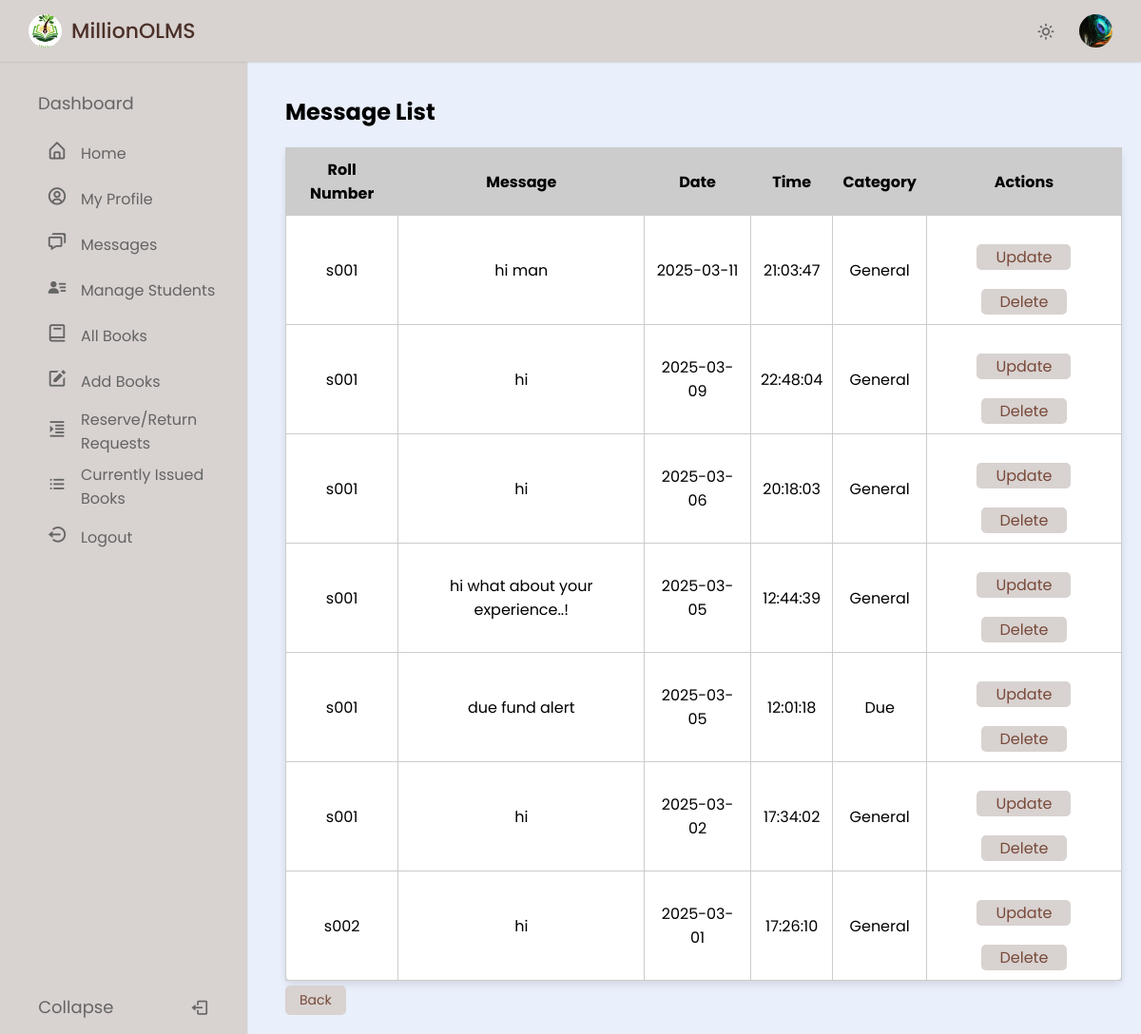
/admin/message_list.php (signed in), run on the app's committed database.
### tables this page shows
CREATE TABLE `user` (
  `RollNo` varchar(50) NOT NULL,
  `Name` varchar(250) DEFAULT NULL,
  `Type` varchar(20) DEFAULT NULL,
  `EmailId` varchar(250) DEFAULT NULL,
  `MobNo` bigint DEFAULT NULL,
  `Password` varchar(250) DEFAULT NULL,
  `ProfilePicture` varchar(255) DEFAULT NULL
);

CREATE TABLE `message` (
  `Message_id` int NOT NULL,
  `Sender` varchar(50) NOT NULL,
  `Receiver` varchar(50) NOT NULL,
  `RollNo` varchar(50) DEFAULT NULL,
  `Message` varchar(250) DEFAULT NULL,
  `Date` date DEFAULT NULL,
  `Time` time DEFAULT NULL,
  `Category` enum('general','due') NOT NULL
);

### admin/message_list.php (the view, shortened to what this page needs)
<?php
require('dbconn.php');
if ($_SESSION['RollNo']) {
  $rollno = $_SESSION['RollNo'];
  $userQuery = "SELECT * FROM olms.user WHERE RollNo=?";
  $userStmt = $conn->prepare($userQuery);
  $userStmt->bind_param("s", $rollno);
  $userStmt->execute();
  $userResult = $userStmt->get_result();
  if ($userResult && $userResult->num_rows > 0) {
    $userRow = $userResult->fetch_assoc();
    $ProfilePicture = !empty($userRow['ProfilePicture']) ? $userRow['ProfilePicture'] : 'images/profile.jpg';
  } else {
    $ProfilePicture = 'images/profile.jpg';
  }
  ?>
  <!DOCTYPE html>
  <html lang="en">
  <head>
    <link href="https://unpkg.com/boxicons@2.1.4/css/boxicons.min.css" rel="stylesheet" />
    <link rel="stylesheet" href="style.css" />
  </head>
  <body>
    <nav class="navbar">
      <div class="logo_item">
        <img src="images/logo.jpg" alt=""></i>MillionOLMS
      </div>
      <div class="navbar_content">
        <i class='bx bx-sun' id="darkLight"></i>
        <img src="<?php echo ($ProfilePicture); ?>" alt="Profile Picture" class="profile"  id="profilePic" />
    </nav>
    <nav class="sidebar">
      <div class="menu_content">
        <ul class="menu_items">
          <div class="menu_title menu_dahsboard"></div>
          <li class="item">
            <a href="home.php" class="nav_link submenu_item">
              <span class="navlink_icon">
                <i class="bx bx-home-alt"></i>
              </span>
              <span class="navlink">Home</span>
            </a>
          </li>
          <li class="item">
            <a href="profile.php" class="nav_link submenu_item">
              <span class="navlink_icon">
                <i class='bx bx-user-circle'></i>
              </span>
              <span class="navlink">My Profile</span>
            </a>
          </li>
          <li class="item">
            <a href="message.php" class="nav_link submenu_item">
              <span class="navlink_icon">
                <i class='bx bx-chat'></i>
              </span>
              <span class="navlink">Messages</span>
            </a>
          </li>
          <li class="item">
            <a href="admin_manageStud.php" class="nav_link submenu_item">
              <span class="navlink_icon">
                <i class='bx bxs-user-detail'></i>
              </span>
              <span class="navlink">Manage Students</span>
            </a>
          </li>
          <li class="item">
            <a href="admin_allBooks.php" class="nav_link submenu_item">
              <span class="navlink_icon">
                <i class='bx bx-book'></i>
              </span>
              <span class="navlink">All Books</span>
            </a>
          </li>
          <li class="item">
            <a href="addBook.php" class="nav_link submenu_item">
              <span class="navlink_icon">
                <i class='bx bxs-edit'></i>
              </span>
              <span class="navlink">Add Books</span>
            </a>
          </li>
          <li class="item">
            <a href="requests.php" class="nav_link submenu_item">
              <span class="navlink_icon">
                <i class='bx bx-right-indent'></i>
              </span>
              <span class="navlink">Reserve/Return<br>Requests</span>
            </a>
          </li>
          <li class="item">
            <a href="currently_issued.php" class="nav_link submenu_item">
              <span class="navlink_icon">
                <i class='bx bx-list-ul'></i>
              </span>
              <span class="navlink">Currently Issued<br>Books</span>
            </a>
          </li>
          <li class="item">
            <a href="logout.php" class="nav_link submenu_item">
              <span class="navlink_icon">
                <i class='bx bx-log-out-circle'></i>
              </span>
              <span class="navlink">Logout</span>
            </a>
          </li>
        </ul>
        <div class="bottom_content">
          <div class="bottom expand_sidebar">
            <span> Expand</span>
          </div>
          <div class="bottom collapse_sidebar">
            <span> Collapse</span>
            <i class='bx bx-log-out'></i>
          </div>
        </div>
      </div>
    </nav>
    <div class="main-content">
      <h2>Message List</h2>
      <table border="1">
        <thead>
          <tr>
            <th>Roll Number</th>
            <th>Message</th>
            <th>Date</th>
            <th>Time</th>
            <th>Category</th>
            <th>Actions</th>
          </tr>
        </thead>
        <tbody>
          <?php
          $sql = "SELECT * FROM message ORDER BY Date DESC, Time DESC";
          $result = $conn->query($sql);
          if ($result->num_rows > 0) {
            while ($row = $result->fetch_assoc()) {
              $categoryClass = ($row['Category'] === 'due') ? 'due-message' : 'general-message';
              echo "<tr>
                            <td>{$row['Receiver']}</td>
                            <td id='message_{$row['Message_id']}'>{$row['Message']}</td>
                            <td>{$row['Date']}</td>
                            <td>{$row['Time']}</td>
                            <td class='{$categoryClass}'>" . ucfirst($row['Category']) . "</td>
                            <td>
                                <button class='edit-btn' onclick='editMessage({$row['Message_id']})'>Update</button>
                                <a href='message_list.php?delete={$row['Message_id']}' onclick='return confirm(\"Are you sure you want to delete this message?\")'>
                                    <button class='delete-btn'>Delete</button>
                                </a>
                            </td>
                          </tr>";
            }
          } else {
            echo "<tr><td colspan='5'>No messages found.</td></tr>";
          }
          ?>
        </tbody>
      </table>
      <a href="message.php" class="table_btn">Back</a>
    </div>
  </body>
  </html>
  <?php
} else {
  echo "<script>alert('Access Denied!!!'); window.location.href='index.php';</script>";
}
?>

### admin/style.css (style rules this page uses)
* { margin: 0; padding: 0; box-sizing: border-box; font-family: "Poppins", sans-serif; }
:root { --light-brown-color: #D8D2D0; --dark-brown-color: #4b3028; --grey-color: #656464; --light-grey-color: #aaa; }
body { background-color: #E9EFFB; transition: all 0.5s ease; }
.navbar { position: fixed; top: 0; width: 100%; left: 0; background-color: var(--light-brown-color); display: flex; align-items: center; justify-content: space-between; padding: 15px 30px; z-index: 1000; box-shadow: 0 0 2px var(--light-grey-color); }
.logo_item { display: flex; align-items: center; column-gap: 10px; font-size: 22px; font-weight: 500; color: var(--dark-brown-color); }
.navbar img { width: 35px; height: 35px; object-fit: cover; border-radius: 50%; }
.navbar_content { display: flex; align-items: center; column-gap: 25px; }
.navbar_content i { cursor: pointer; font-size: 20px; color: var(--grey-color); }
.sidebar { background-color: var(--light-brown-color); width: 260px; position: fixed; top: 0; left: 0; height: 100%; padding: 80px 20px; z-index: 100; overflow-y: scroll; box-shadow: 0 0 1px var(--light-grey-color); transition: all 0.5s ease; }
.menu_content { position: relative; }
.menu_title { margin: 15px 0; padding: 0 20px; font-size: 18px; }
.menu_title::before { color: var(--grey-color); white-space: nowrap; }
.menu_dahsboard::before { content: "Dashboard"; }
.menu_items { padding: 0; list-style: none; }
.navlink_icon { position: relative; font-size: 22px; min-width: 50px; line-height: 40px; display: inline-block; text-align: center; border-radius: 6px; }
.navlink_icon::before { content: ""; position: absolute; height: 100%; width: calc(100% + 100px); left: -20px; }
.sidebar .nav_link { display: flex; align-items: center; width: 100%; padding: 4px 15px; border-radius: 8px; text-decoration: none; color: var(--grey-color); white-space: nowrap; }
.submenu_item { cursor: pointer; }
.bottom_content { position: fixed; bottom: 60px; left: 0; width: 260px; cursor: pointer; transition: all 0.5s ease; }
.bottom { position: absolute; display: flex; align-items: center; left: 0; justify-content: space-around; padding: 18px 0; text-align: center; width: 100%; color: var(--grey-color); border-top: 1px solid var(--grey-color-light); background-color: var(--light-brown-color); }
.bottom i { font-size: 20px; }
.bottom span { font-size: 18px; }
.main-content { grid-area: main; padding: 20px; margin: 80px 0 0 280px; }
table { width: 100%; border-collapse: collapse; background-color: #fff; border-radius: 8px; box-shadow: 0 4px 8px rgba(0, 0, 0, 0.1); overflow-x: auto; margin-top: 20px; }
table th, table td { border: 1px solid #ccc; padding: 10px; text-align: center; }
table th { height: 30px; background-color: #ccc; }
table td button { display: inline-block; padding: 1px 20px; font-size: 16px; color: #784939; background-color: #d8d2d0; border: none; border-radius: 5px; text-decoration: none; transition: background-color 0.3s; margin-top: 20px; }
.table_btn { display: inline-block; padding: 5px 15px; font-size: 14px; color: #784939; background-color: #d8d2d0; border: none; border-radius: 5px; text-decoration: none; transition: background-color 0.3s; margin-top: 5px; }
.profile { cursor: pointer; }

### data on the page
user: ProfilePicture (picture)
message: Receiver "s001", Message "hi man", Date "2025-03-11", Time "21:03:47", Category "General"
message: Receiver "s001", Message "hi", Date "2025-03-09", Time "22:48:04", Category "General"
message: Receiver "s001", Message "hi", Date "2025-03-06", Time "20:18:03", Category "General"
message: Receiver "s001", Message "hi what about your experience..!", Date "2025-03-05", Time "12:44:39", Category "General"
message: Receiver "s001", Message "due fund alert", Date "2025-03-05", Time "12:01:18", Category "Due"
message: Receiver "s001", Message "hi", Date "2025-03-02", Time "17:34:02", Category "General"
message: Receiver "s002", Message "hi", Date "2025-03-01", Time "17:26:10", Category "General"
